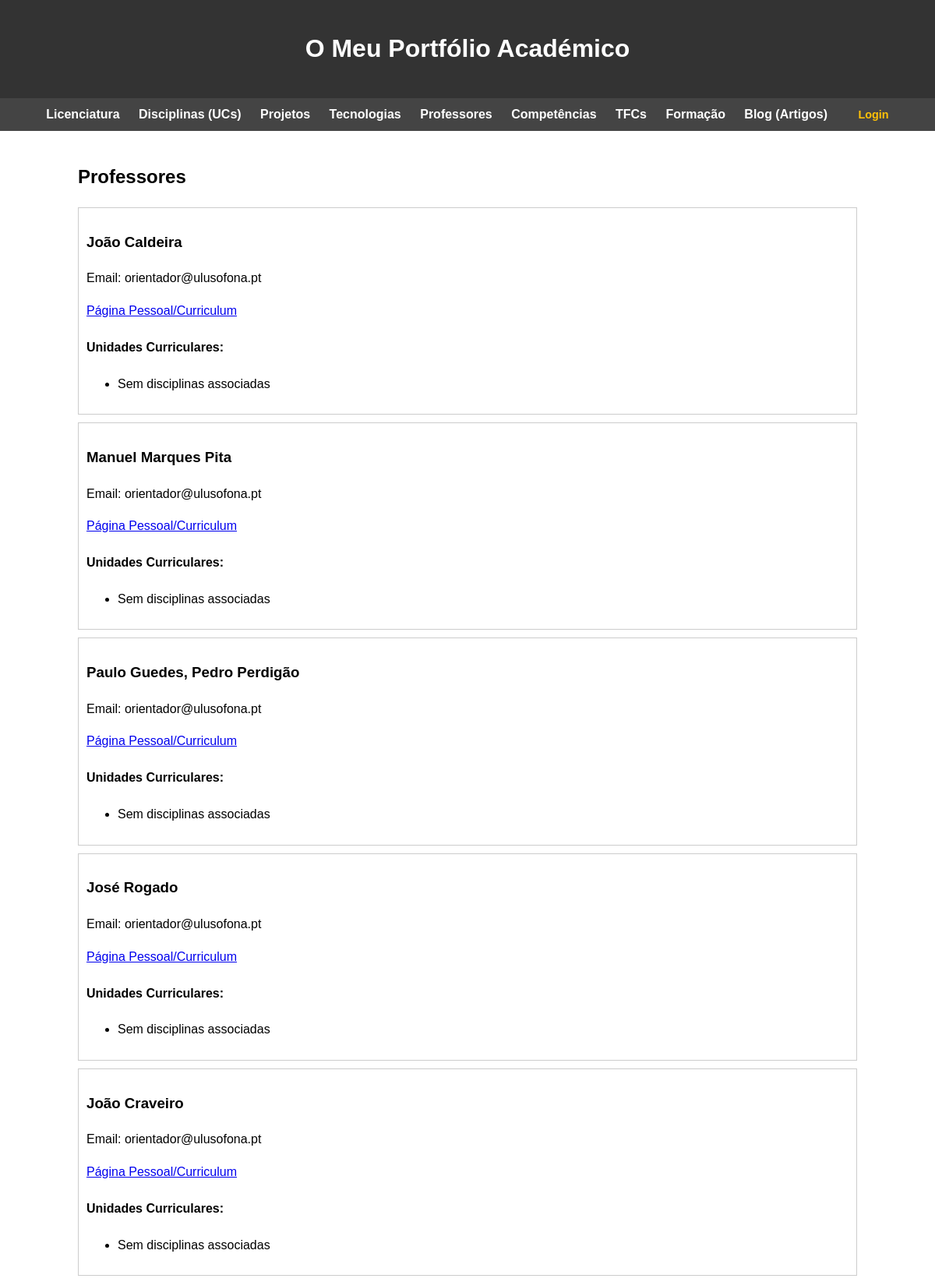
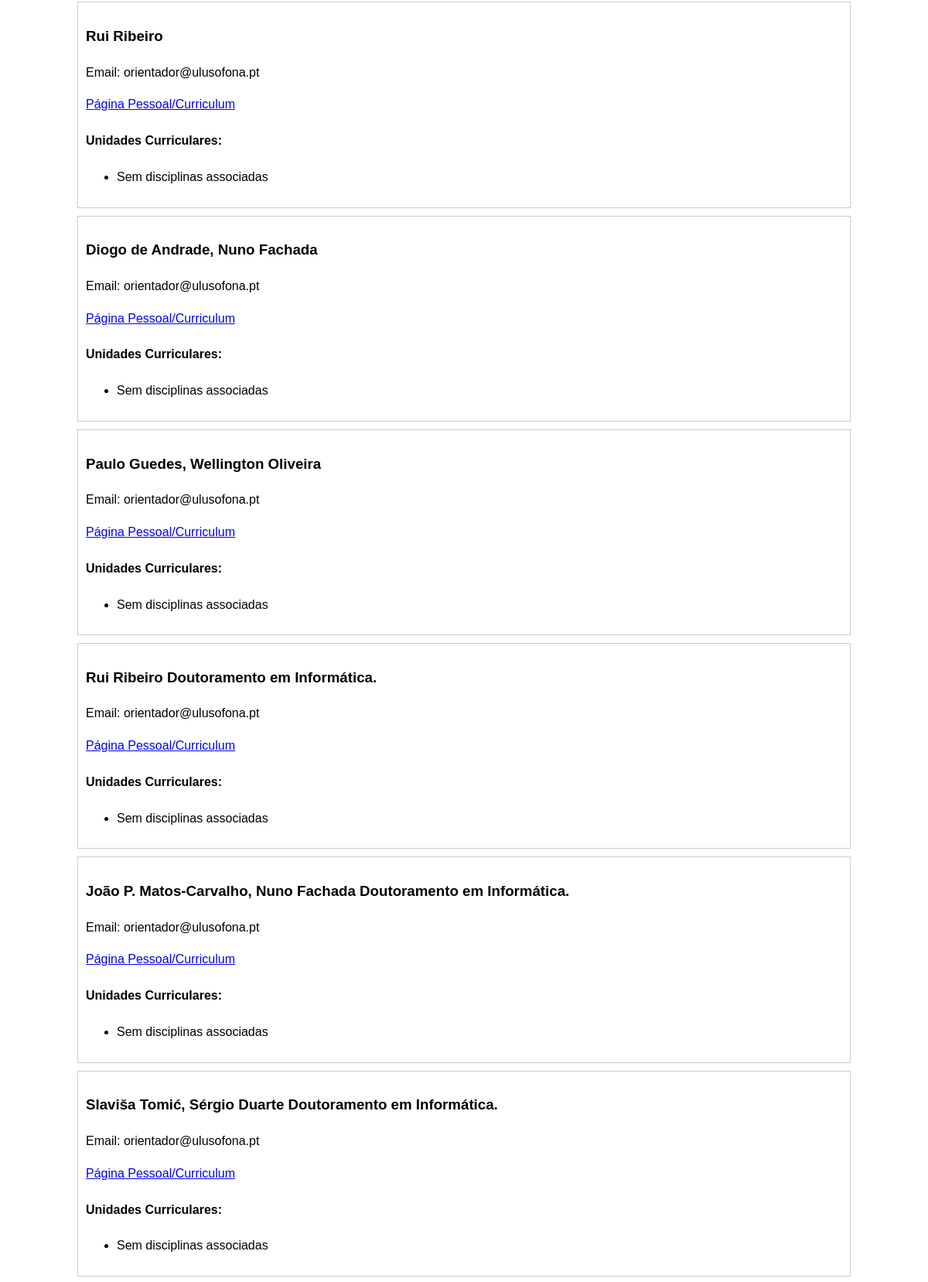
Screenshot of /portfolio/professores/ (upper part) with the database file from the repository (2 pictures, top to bottom).
### portfolio/models.py (models this page shows, shortened)
class Professor(models.Model):
    nome = models.CharField(max_length=100)
    email = models.CharField(max_length=100)
    Disciplina = models.ManyToManyField('UC', blank=True)
    URL = models.URLField()

### portfolio/views.py (the view)
# urls.py: path('professores/', views.professores_view, name='professores'),
def professores_view(request):
    return render(request, 'portfolio/professores.html', {
        'professores': Professor.objects.all()
    })

### portfolio/templates/portfolio/professores.html
{% extends "portfolio/base.html" %}
{% block content %}
<h2>Professores</h2>
<section>
    {% for professor in professores %}
    <article style="border: 1px solid #ccc; padding: 10px; margin-bottom: 10px;">
        <h3>{{ professor.nome }}</h3>
        <p>Email: {{ professor.email }}</p>
        <p><a href="{{ professor.URL }}" target="_blank">Página Pessoal/Curriculum</a></p>
        <h4>Unidades Curriculares:</h4>
        <ul>
            {% for uc in professor.Disciplina.all %}
                <li>{{ uc.nome }}</li>
            {% empty %}
                <li>Sem disciplinas associadas</li>
            {% endfor %}
        </ul>
    </article>
    {% endfor %}
</section>
{% endblock %}

### portfolio/templates/portfolio/base.html (style rules this page uses)
body { font-family: Arial, sans-serif; line-height: 1.6; margin: 0; padding: 0; display: flex; flex-direction: column; min-height: 100vh; }

### rows the page displays
Professor: nome "João Caldeira", email "orientador@ulusofona.pt"
Professor: nome "Manuel Marques Pita", email "orientador@ulusofona.pt"
Professor: nome "Paulo Guedes, Pedro Perdigão", email "orientador@ulusofona.pt"
Professor: nome "José Rogado", email "orientador@ulusofona.pt"
Professor: nome "João Craveiro", email "orientador@ulusofona.pt"
Professor: nome "Rui Ribeiro", email "orientador@ulusofona.pt"
Professor: nome "Diogo de Andrade, Nuno Fachada", email "orientador@ulusofona.pt"
Professor: nome "Paulo Guedes, Wellington Oliveira", email "orientador@ulusofona.pt"
Professor: nome "Rui Ribeiro Doutoramento em Informática.", email "orientador@ulusofona.pt"
Professor: nome "João P. Matos-Carvalho, Nuno Fachada Doutoramento em Informática.", email "orientador@ulusofona.pt"
Professor: nome "Slaviša Tomić, Sérgio Duarte Doutoramento em Informática.", email "orientador@ulusofona.pt"
